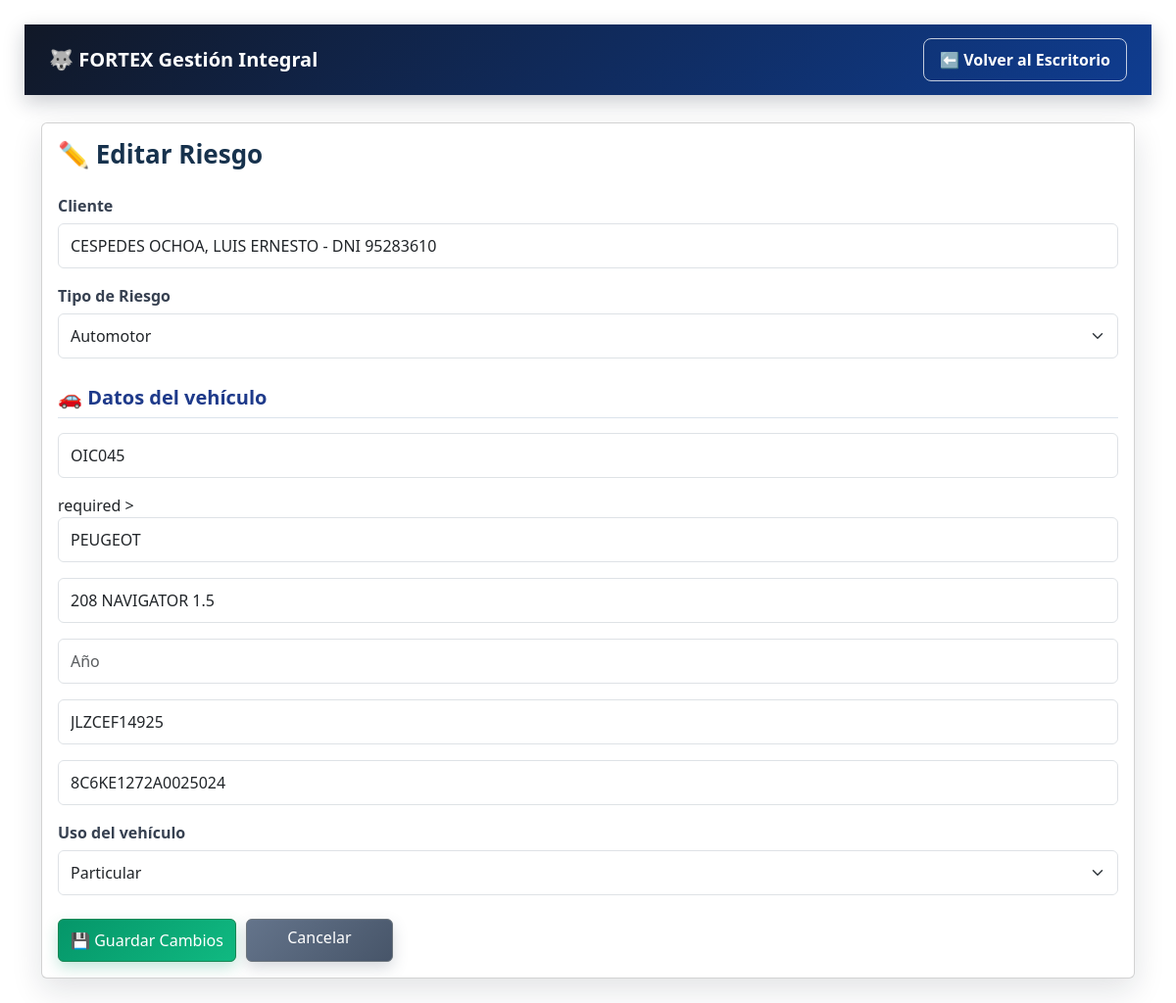
Page /riesgos/1/editar/ on the committed database.
### vehiculos/models.py (models this page shows, shortened)
class Vehiculo(models.Model):
    TIPO_CHOICES = [
       ("Moto", "Moto"),
       ("Auto", "Auto"),
       ("Camioneta", "Camioneta"),
       ("Furgón", "Furgón"),
       ("Camión", "Camión"),
       ("Acoplado", "Acoplado"),
       ("Tráiler", "Tráiler"),
]
    USO_CHOICES = [
        ("Particular", "Particular"),
        ("Comercial", "Comercial"),
        ("Taxi", "Taxi"),
        ("Remis", "Remis"),
        ("Moto", "Moto"),
        ("Camioneta", "Camioneta"),
        ("Camión", "Camión"),
        ("Furgón", "Furgón"),
        ("Acoplado", "Acoplado"),
        ("Tráiler", "Tráiler"),
    ]
    cliente = models.ForeignKey(Cliente, on_delete=models.CASCADE)
    tipo = models.CharField(
       max_length=30,
       choices=TIPO_CHOICES,
       default="Auto"
    )
    patente = models.CharField(max_length=20)
    marca = models.CharField(max_length=50)
    modelo = models.CharField(max_length=50)
    anio = models.PositiveIntegerField("Año", null=True, blank=True)
    motor = models.CharField(max_length=50)
    chasis = models.CharField(max_length=50)
    uso = models.CharField(
        max_length=30,
        choices=USO_CHOICES,
        default="Particular"
    )
    observaciones = models.TextField(blank=True)

### clientes/models.py (models this page shows, shortened)
class Cliente(models.Model):
    nombre = models.CharField("Nombre", max_length=100)
    apellido = models.CharField("Apellido", max_length=100)
    dni = models.CharField("DNI", max_length=20, unique=True)
    fecha_nacimiento = models.DateField(
        "Fecha de nacimiento",
        null=True,
        blank=True
    )
    whatsapp = models.CharField("WhatsApp", max_length=20, blank=True, default="")
    calle = models.CharField("Calle", max_length=150, blank=True)
    numero = models.CharField("Número", max_length=20, blank=True)
    piso = models.CharField("Piso", max_length=20, blank=True)
    departamento = models.CharField("Departamento", max_length=20, blank=True)
    barrio = models.CharField("Barrio", max_length=100, blank=True)
    codigo_postal = models.CharField("Código postal", max_length=20, blank=True)
    email = models.EmailField("Email", blank=True)
    telefono_alternativo = models.CharField(
    "Teléfono alternativo",
    max_length=30,
    blank=True
    )
    estado = models.CharField(
    "Estado",
    max_length=20,
    choices=[
        ("Activo", "Activo"),
        ("Inactivo", "Inactivo"),
        ("Prospecto", "Prospecto"),
    ],
    default="Activo"
    )
    localidad = models.CharField(
        "Localidad",
        max_length=100,
        blank=True
    )
    provincia = models.CharField(
        "Provincia",
        max_length=100,
        blank=True
    )
    observaciones = models.TextField(
        "Observaciones",
        blank=True
    )

### principal/views.py (the view, shortened to what this page needs)
# urls.py: path("riesgos/<int:riesgo_id>/editar/",views.editar_riesgo,name="editar_riesgo",),
def editar_riesgo(request, riesgo_id):
    riesgo = get_object_or_404(Vehiculo, id=riesgo_id)
    return render(
        request,
        "principal/editar_riesgo.html",
        {
            "riesgo": riesgo,
        },
    )

### principal/templates/principal/editar_riesgo.html (shortened to what this page needs)
<!DOCTYPE html>
<html lang="es">
{% load static %}
<head>
    <link rel="stylesheet" href="{% static 'principal/css/estilos.css' %}">
    <link href="https://cdn.jsdelivr.net/npm/bootstrap@5.3.3/dist/css/bootstrap.min.css" rel="stylesheet">
</head>
<body>
<nav class="fortex-navbar">
    <div class="fortex-navbar-contenido">
        <span class="fortex-marca">
            🐺 FORTEX Gestión Integral
        </span>
        <a href="/" class="fortex-volver">
            ⬅ Volver al Escritorio
        </a>
    </div>
</nav>
<div class="container">
    <div class="card shadow">
        <div class="card-body">
            <h3>✏️ Editar Riesgo</h3>
            <form method="POST"
              id="form-riesgo"
              onsubmit="return confirmarGuardadoRiesgo(event)"
            >
                <label>Cliente</label>
                <input
                   class="form-control mb-3"
                   type="text"
                   value="{{ riesgo.cliente.apellido }}, {{ riesgo.cliente.nombre }} - DNI {{ riesgo.cliente.dni }}"
                   readonly>
                <label>Tipo de Riesgo</label>
                <select class="form-select mb-4" name="tipo_riesgo">
                    <option>Automotor</option>
                </select>
                <h5>🚗 Datos del vehículo</h5>
                <input
                  class="form-control mb-3"
                  type="text"
                  name="patente"
                  placeholder="Patente"
                  value="{{ riesgo.patente }}">
                  required
                >
                <input
                 class="form-control mb-3"
                 type="text"
                 name="marca"
                 placeholder="Marca"
                 value="{{ riesgo.marca|default:'' }}"
                 required
                >
                <input
                  class="form-control mb-3"
                  type="text"
                  name="modelo"
                  placeholder="Modelo"
                  value="{{ riesgo.modelo|default:'' }}"
                  required
                >
                <input
                  class="form-control mb-3"
                  type="number"
                  name="anio"
                  placeholder="Año"
                  min="1900"
                  max="2100"
                  value="{{ riesgo.anio|default:'' }}"
                  required
                >
                <input
                  class="form-control mb-3"
                  type="text"
                  name="motor"
                  placeholder="Número de motor"
                  value="{{ riesgo.motor|default:'' }}"
                  required
                >
                <input
                  class="form-control mb-3"
                  type="text"
                  name="chasis"
                  placeholder="Número de chasis"
                  value="{{ riesgo.chasis|default:'' }}"
                  required
>
                    <label>Uso del vehículo</label>
                    <select class="form-select mb-3" name="uso" required>
                     <option value="Particular" {% if riesgo.uso == "Particular" %}selected{% endif %}>Particular
                     </option>
                </select>
        <div class="grupo-botones">
            <button class="btn btn-success" type="submit">
               💾 Guardar Cambios
            </button>
            <a href="/" class="btn btn-secondary">
                Cancelar
            </a>
          </div>
            </form>
</body>
</html>

### principal/static/principal/css/estilos.css (style rules this page uses)
body { font-family: Arial, sans-serif; background: #eef2f6; margin: 0; padding: 25px; color: #1f2933; }
h2, h3 { color: #1d4f73; }
a { color: #0b5fa5; font-weight: bold; }
body { background: #eef3f8; }
.container { max-width: 1000px; }
.card { border: none; border-radius: 16px; overflow: hidden; }
.card.shadow { box-shadow: 0 12px 32px rgba(15, 23, 42, 0.12) !important; }
.card-body { padding: 30px; }
.card-body h3 { margin-bottom: 25px; color: #111827; font-size: 26px; font-weight: 700; }
.card-body h5 { margin-top: 28px; margin-bottom: 15px; padding-bottom: 8px; border-bottom: 1px solid #dbe3ec; color: #1e3a8a; font-weight: 700; }
.form-control, .form-select { min-height: 46px; border: 1px solid #cbd5e1; border-radius: 9px; background-color: #ffffff; color: #1f2937; }
label { margin-bottom: 6px; color: #374151; font-weight: 600; }
.btn { min-height: 42px; padding: 9px 18px; border-radius: 8px; font-weight: 600; }
.btn-primary, .btn-success { box-shadow: 0 5px 14px rgba(13, 110, 253, 0.18); }
.btn-secondary { margin-left: 6px; }
.container { max-width: 1100px; }
.card { border: none; border-radius: 15px; overflow: hidden; }
.card-body { padding: 35px; }
.card h3 { font-weight: 700; color: #17324d; margin-bottom: 25px; }
label { font-weight: 600; color: #374151; margin-bottom: 6px; }
.form-control, .form-select { border-radius: 8px; min-height: 46px; border: 1px solid #ced4da; transition: .2s; }
.btn { border-radius: 8px; min-width: 170px; font-weight: 600; }
.btn-secondary { margin-left: 8px; }
.fortex-navbar { margin-bottom: 28px; padding: 14px 24px; background: linear-gradient(135deg, #111827, #0f3d91); box-shadow: 0 7px 20px rgba(15, 23, 42, 0.22); }
.fortex-navbar-contenido { max-width: 1100px; margin: 0 auto; display: flex; align-items: center; justify-content: space-between; gap: 20px; }
.fortex-marca { color: #ffffff; font-size: 20px; font-weight: 700; }
.fortex-volver { padding: 9px 16px; border: 1px solid rgba(255, 255, 255, 0.75); border-radius: 8px; color: #ffffff; font-weight: 600; text-decoration: none; transition: 0.2s; }
.btn { min-width: 150px; min-height: 44px; padding: 10px 18px; border: none; border-radius: 10px; font-size: 15px; font-weight: 700; text-decoration: none; transition: transform 0.2s ease, box-shadow 0.2s ease, filter 0.2s ease; }
.btn-success { background: linear-gradient(135deg, #059669, #10b981); box-shadow: 0 6px 15px rgba(5, 150, 105, 0.24); color: #ffffff; }
.btn-secondary { background: linear-gradient(135deg, #64748b, #475569); box-shadow: 0 6px 15px rgba(71, 85, 105, 0.22); color: #ffffff; }
.grupo-botones { display: flex; flex-wrap: wrap; gap: 10px; margin-top: 24px; }
.grupo-botones .btn { margin: 0; }

### rows in the picture
Vehiculo: cliente.apellido "CESPEDES OCHOA, LUIS ERNESTO - DNI 95283610", patente "OIC045", marca "PEUGEOT", modelo "208 NAVIGATOR 1.5", motor "JLZCEF14925", chasis "8C6KE1272A0025024", uso "Particular"
